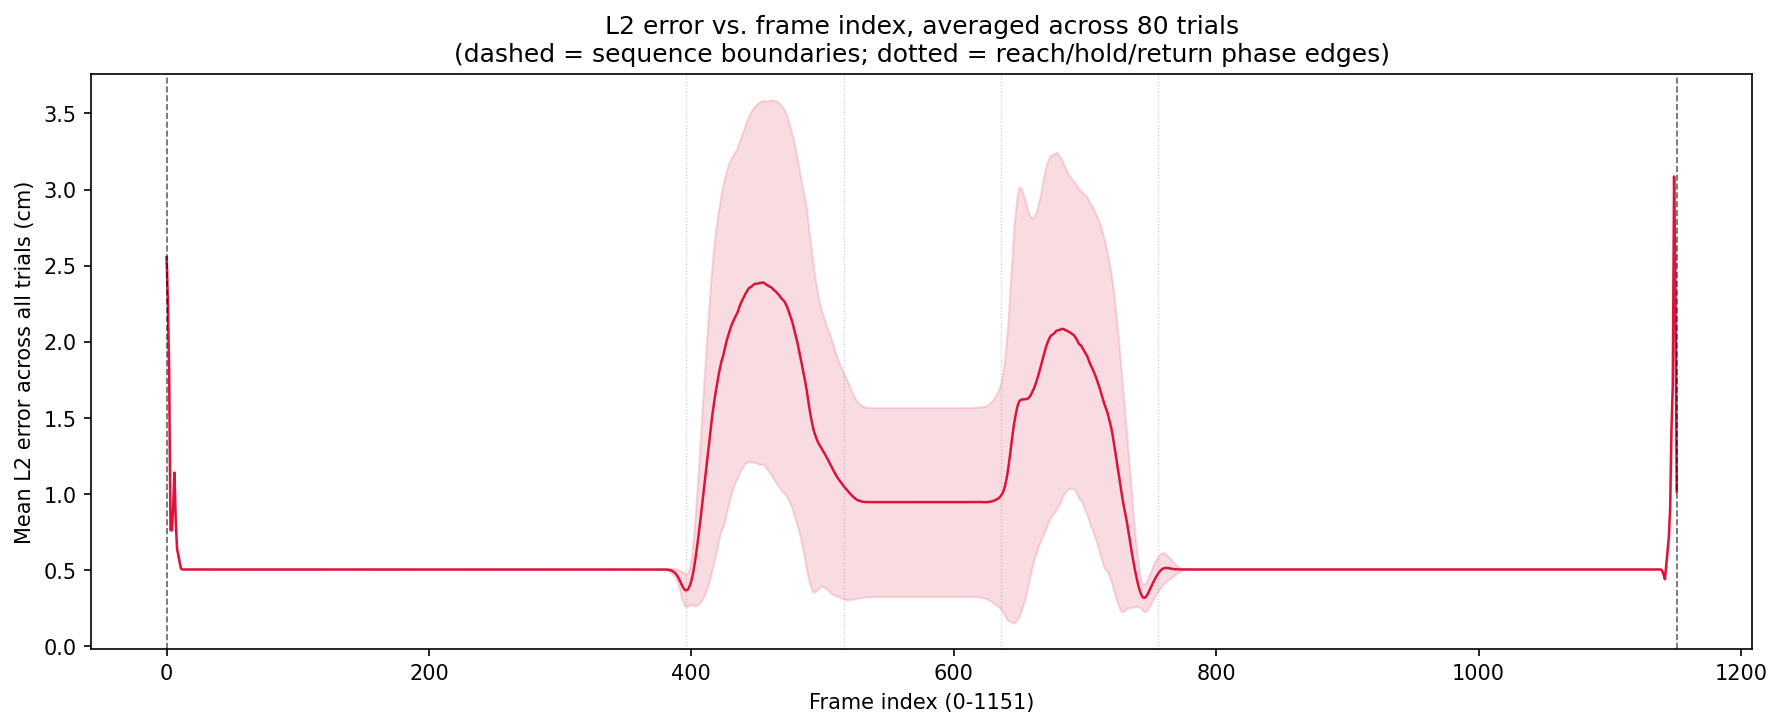

Write Python code to recreate this figure.
"""
Diagnostic: does reconstruction error spike specifically at the temporal
boundaries of the 1152-frame input sequence (frames near 0 and near 1151),
consistent with a zero-padding artifact in the spatiotemporal CNN's Conv1d
layers -- as opposed to simply being worse during active movement?

Method: for every already-run trial (original 8 directions + 72-point grid),
compare mean L2 error in a window right at each temporal edge against a
window of the same size, same behavioral state (static hold, not reach),
but away from the edge:

  edge_start   = frames [0:10]      (right at the start of the sequence)
  interior_pre = frames [200:210]   (still pre-reach hold, but far from edge)
  edge_end     = frames [1142:1152] (right at the end of the sequence)
  interior_post= frames [900:910]   (still post-reach hold, but far from edge)

All four windows are within HOLD phases (no reach movement), so a genuine
edge-vs-interior difference isolates the padding-boundary effect from the
already-known reach-phase distortion, rather than conflating the two.

Run:
  cd /home/sydneyez/sydneyez/ProprioceptiveIllusions/dataexp/centerout
  python3 boundary_artifact_check.py
"""

import os
import glob
import numpy as np
import pandas as pd
import matplotlib
matplotlib.use('Agg')
import matplotlib.pyplot as plt

from paths import CENTEROUT_DIR

csv_files = sorted(glob.glob(os.path.join(CENTEROUT_DIR, "results_*.csv")))
if not csv_files:
    raise FileNotFoundError(f"No results_*.csv in {CENTEROUT_DIR}")
print(f"Found {len(csv_files)} trial result files.")

rows = []
all_l2_by_frame = []
for f in csv_files:
    df = pd.read_csv(f)
    l2 = df["l2_distance_cm"].values
    if len(l2) != 1152:
        print(f"  SKIP {os.path.basename(f)}: unexpected length {len(l2)}")
        continue
    name = os.path.basename(f).replace("results_", "").replace(".csv", "")
    rows.append(dict(
        name=name,
        edge_start=l2[0:10].mean(),
        interior_pre=l2[200:210].mean(),
        edge_end=l2[1142:1152].mean(),
        interior_post=l2[900:910].mean(),
    ))
    all_l2_by_frame.append(l2)

summary = pd.DataFrame(rows)
out_csv = os.path.join(CENTEROUT_DIR, "boundary_artifact_check.csv")
summary.to_csv(out_csv, index=False)
print(f"Saved {out_csv}\n")

print("=" * 60)
print("EDGE vs INTERIOR (both within static-hold phases, no movement)")
print("=" * 60)
es, ip = summary["edge_start"], summary["interior_pre"]
ee, ipo = summary["edge_end"], summary["interior_post"]
print(f"Start-of-sequence: edge={es.mean():.4f}cm  interior={ip.mean():.4f}cm  "
      f"diff={ (es-ip).mean():+.4f}cm  ({(es > ip).sum()}/{len(es)} trials edge > interior)")
print(f"End-of-sequence:   edge={ee.mean():.4f}cm  interior={ipo.mean():.4f}cm  "
      f"diff={ (ee-ipo).mean():+.4f}cm  ({(ee > ipo).sum()}/{len(ee)} trials edge > interior)")

# Full-sequence mean L2 vs frame index, averaged across all trials -- the
# clearest visual signature of a padding artifact would be a sharp spike
# right at frame 0 and/or frame 1151 that doesn't match the reach-phase shape.
all_l2_by_frame = np.array(all_l2_by_frame)  # (n_trials, 1152)
mean_l2 = all_l2_by_frame.mean(axis=0)
std_l2 = all_l2_by_frame.std(axis=0)

fig, ax = plt.subplots(figsize=(12, 5))
t = np.arange(1152)
ax.plot(t, mean_l2, c="crimson", linewidth=1.2)
ax.fill_between(t, mean_l2 - std_l2, mean_l2 + std_l2, color="crimson", alpha=0.15)
for edge in [0, 1151]:
    ax.axvline(edge, c="black", linestyle="--", linewidth=0.8, alpha=0.6)
for phase_edge in [396, 516, 636, 756]:
    ax.axvline(phase_edge, c="gray", linestyle=":", linewidth=0.6, alpha=0.4)
ax.set_xlabel("Frame index (0-1151)")
ax.set_ylabel("Mean L2 error across all trials (cm)")
ax.set_title(f"L2 error vs. frame index, averaged across {len(all_l2_by_frame)} trials\n"
             "(dashed = sequence boundaries; dotted = reach/hold/return phase edges)")
plt.tight_layout()
out_png = os.path.join(CENTEROUT_DIR, "boundary_artifact_check.png")
plt.savefig(out_png, dpi=150, bbox_inches="tight")
plt.close()
print(f"\nSaved {out_png}")
